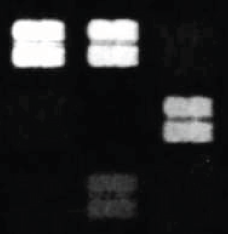
#> input picture HW2/microarray_crop.png, 228 x 234 px, given in place of dsc_0357.jpg, which was not available
$ python SVMexercise.py
#> lines starting #> are read from the running program, lines starting #| are printed output that depends on the picture; after the words box and inside, x2 and y2 are one past the last pixel; in counts of white or black regions, pixels touching at a corner belong together; pictures that were not available may be replaced by others from this repository, and a replacement may not be noted
### for ML activity/SVM_training_images_helper.py
# -*- coding: utf-8 -*-
# SVM_training_images_helper.py
"""
Created on Sat Nov. 19, 2022
Last modified on Nov. 20, 2024

Description
-----------
Helper code for SVM exercise, Image Analysis Homework 9 or in-class activity

"""

import numpy as np
import matplotlib.pyplot as plt


#%% Rescaling features
# for SVM to work well, we need all features to be centered around zero
#   and have similar variances; rescale accordingly
# There are built-in functions for this, but let's do it manually...
# [6 lines left out: function rescale_features, not called in this run]


#%% A function for clicking and identifying regions

def clickAndGetIndexes(im, stats, N_pts=10, titleStr='', regionColor='g'):
    # A function for clicking points on an image and assigning
    #   each clicked point to a region; colors selected region
    # Calls closestRegionIndex function
    # Inputs
    #   im : Image to display
    #   stats : list of region properties, previously calculated
    #   N_pts : number of points the user will click
    #   titleStr : for the plot title, e.g. 'Colonies'
    #   regionColor : color, for displaying the region
    # Outputs
    #   selected_pts : array of coordinate pairs, dimensions (N_pts, 2)
    #   selected_idx: index of regions (corresponding to stats) selected
    plt.figure()
    plt.imshow(im, 'gray')
    plt.title(f'After key press, will select {N_pts} regions: {titleStr}')
    print('Press a key (on the keyboard) after making the window larger; then see the title.')
    # Without this, resizing leads to false "clicks"
    zooming = False
    while not zooming:
        zooming = plt.waitforbuttonpress()
    print('\nReady to select objects.\n')
    plt.title('First point (discard)')
    this_point = plt.ginput(1)[0]  # a list, so keep only 1st element
    # Will select each point individually and display the region
    selected_pts = np.zeros((N_pts, 2))
    selected_idx = np.zeros((N_pts, )).astype('uint32')
    for j in range(N_pts):
        plt.title(f'Select {N_pts} regions: {titleStr}, point no. {j+1}')
        this_point = plt.ginput(1)[0]  # a list, so keep only 1st element
        selected_pts[j,:] = np.array(this_point)
        # Find the closest region to this point
        # This makes no sense, but having the output of closestRegionIndex
        #   go to a single-element variable rather than simply
        #   selected_idx[j] seems neccesary ; otherwise, it fails *some* of
        #   the time ??!
        sI = closestRegionIndex(stats, this_point)
        selected_idx[j] = sI
        # display (an inelegant method of plotting all the points in the region!)
        # Oddly, this doesn't always update!
        coords_array = np.array(stats[selected_idx[j]]['coords'])
        plt.scatter(coords_array[:,1], coords_array[:,0],
                    s=2, c=regionColor, marker='.')
        y, x = (stats[selected_idx[j]]['Centroid'])
        plt.scatter(x, y, s=10, c='y', marker='x')
        plt.show()
    return selected_pts, selected_idx


#%% A function for finding the region that corresponds to a point

# [76 lines left out: functions closestRegionIndex, plotObjectLabels, not called in this run]

### for ML activity/SVMexercise.py
# -*- coding: utf-8 -*-
# SVM_exercise.py
"""
Author:   Raghuveer Parthasarathy
Created on Sat Nov. 19, 2022
Last modified on Nov. 21, 2024


Description
-----------
Scripts for SVM exercise, Image Analysis in-class activity

"""

import numpy as np
import matplotlib.pyplot as plt
import os

from skimage import io # input output sub-package
from skimage import filters as skfilters # filtering sub-package
from skimage import measure as skmeasure
from skimage.morphology import disk, closing

from sklearn.svm import SVC # support vector machine classifier

from SVM_training_images_helper import (rescale_features,
                                        clickAndGetIndexes, plotObjectLabels)

#%% Load and process image

def load_and_process_image(parentDir, fileName = r'dsc_0357.jpg'):
    # pasted from HW8 Segmentation by Thresholding, with slight modifications.
    # Loads image, bandpass filters, thresholds, and performs morphological closing
    # Also displays image
    # Returns:
    #   im_bw : thresholded (binary) image
    #   im : original image

#> called with fileName = 'dsc_0357.jpg'
    im = io.imread(os.path.join(parentDir, fileName))
#> im is the input picture: shape (234, 228, 3); mean R, G, B 38.1, 38.4, 39.1
    # plate_IMG_20211222.png (if using this, invert, im = 255-im  # Invert
    im = np.mean(im,2) # make grayscale
#> im: shape (234, 228) float64

    plt.figure()
    plt.imshow(im, cmap='gray')
    plt.title('Original image (gray)')

    # Parameters (filter sizes)
    HPfiltersize = 50; # for high pass filtering (removing "slow" intensity variation)
    LPfiltersize = 4;  # for low pass filtering (smoothing over noise)

    # High-pass filter
    # Note that if im is float, the HP filter is *not* scaled to 0-1, so shouldn't
    #    rescale here. Or check to be sure
    im_Gaussfilt = skfilters.gaussian(im, HPfiltersize, mode = 'nearest')
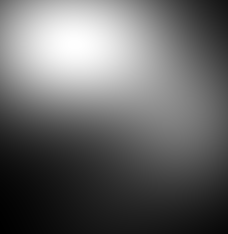
#> im_Gaussfilt: shape (234, 228) float64; min 9.11, max 60.87, mean 30; drawn with min black and max white
    if np.max(im_Gaussfilt) <= 1.0:
        im_Gaussfilt *= 255.0

    im_hp = im - im_Gaussfilt;
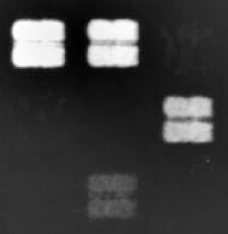
#> im_hp: shape (234, 228) float64; min -53.71, max 210, mean 8.6; drawn with min black and max white

    # Low-pass filter (smoothing)
    im_lp = skfilters.gaussian(im_hp, LPfiltersize, mode = 'nearest')
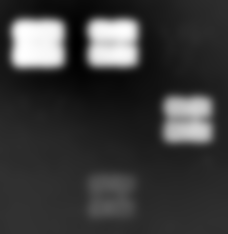
#> im_lp: shape (234, 228) float64; min -48.83, max 203, mean 8.6; drawn with min black and max white

    # Threshold the filtered image
    # Otsu's method for determining the optimal level
    thresh_Otsu_Gauss = skfilters.threshold_otsu(im_lp)
#> thresh_Otsu_Gauss = 68.71
    print(f'Threshold level: {thresh_Otsu_Gauss:.3f}')
#| Threshold level: 68.706
    im_bw = im_lp > thresh_Otsu_Gauss
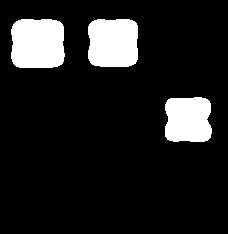
#> im_bw: shape (234, 228) bool; 12.4% white; 3 white regions

    # Morphological closing
    im_bw = closing(im_bw, disk(2))
    plt.figure()
    plt.imshow(im_bw, cmap='gray')
    plt.title('Thresholded and closed')

    return im_bw, im

def getFeatures(im_bw, stats, N_pts = 15, im = None, imTitle = 'Image'):
    # user-selection of test dataset
    # redundant code with above -- should have made one function
    # Inputs:
    #   im_bw : binary image
    #   stats : object stats
    #   N_pts = 15 # number of objects to select
    #   im : image to display, if not None
    #   imTitle : title for image
    # Outputs
    #   f_rescaled : features array, rescaled and normalized
    #   features : features array, not rescaled

    # Select testing points, colony and not-colony
    colony_pts, colony_idx = clickAndGetIndexes(im_bw, stats, N_pts,
                                                titleStr='Colonies',
                                                regionColor='g')

    not_colony_pts, not_colony_idx = clickAndGetIndexes(im_bw, stats, N_pts,
                                                        titleStr='Not Colonies',
                                                        regionColor='r')

    # Put all the features into one array
    # rows = objects; columns = features (area, eccentricity)
    features_colonies = np.stack((np.array([stats[j]['Area'] for j in colony_idx]),
                                  np.array([stats[j]['Eccentricity'] for j in colony_idx])),
                                 axis=1)
    features_not_colonies = np.stack((np.array([stats[j]['Area'] for j in not_colony_idx]),
                                  np.array([stats[j]['Eccentricity'] for j in not_colony_idx])),
                                 axis=1)
    features = np.concatenate((features_colonies, features_not_colonies), axis=0)

    f_rescaled = rescale_features(features)

    if im is not None:
        # Display the selected regions on the original (inverted) image
        plt.figure()
        plt.imshow(im, cmap = 'gray')
        for j in range(N_training_pts):
            coords_array_colonies = np.array(stats[colony_idx[j]]['coords'])
            plt.scatter(coords_array_colonies[:,1], coords_array_colonies[:,0],
                        s=2, c='g')
            coords_array_not_colonies = np.array(stats[not_colony_idx[j]]['coords'])
            plt.scatter(coords_array_not_colonies[:,1], coords_array_not_colonies[:,0],
                        s=2, c='r')
        plt.title(imTitle)

    return f_rescaled, features

#%% -------------------------

if __name__ == '__main__':


    #%% Directory

    parentDir = r'/home/apd/Projects/ImageAnalysis/for ML activity'
    fileName = r'dsc_0357.jpg'
    im_bw, im = load_and_process_image(parentDir, fileName = r'dsc_0357.jpg')

    #%% Misc figure code, if necessary

    # For getting the figure clicking to work -- suggest to others if necessary
    # import matplotlib
    # matplotlib.use('TkAgg')

    # Default figure size, since reshaping can cause problems.
    # strange, makes it slow
    # width, height in inches, at 100 dpi (default)
    # plt.rcParams["figure.figsize"] = (8, 6)


    #%% Region properties
    label_img = skmeasure.label(im_bw)
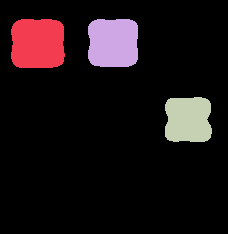
#> label_img: shape (234, 228) int32; 4 distinct labels, from 0 to 3; one colour per label, 0 black
    stats = skmeasure.regionprops(label_img)
#> stats = 3 regions; box (x1, y1, x2, y2) and area: (11, 19, 65, 68) 2450, (88, 19, 138, 67) 2255, (165, 97, 212, 142) 1914
    # e.g., stats[j]['Area'] is the area of object j

    #%% SVM! Training regions -- clicking

    # Select training points, colony and not-colony
    # Display the selected regions on the original (inverted) image
    # Create a feature array, and an array of labels


    N_training_pts = 8
    f_rescaled, features =  getFeatures(im_bw, stats, N_pts = N_training_pts,
                                        im = None,
                                        imTitle = 'Training dataset')
#> (the run stopped early here; a loop or call above may not have finished)
